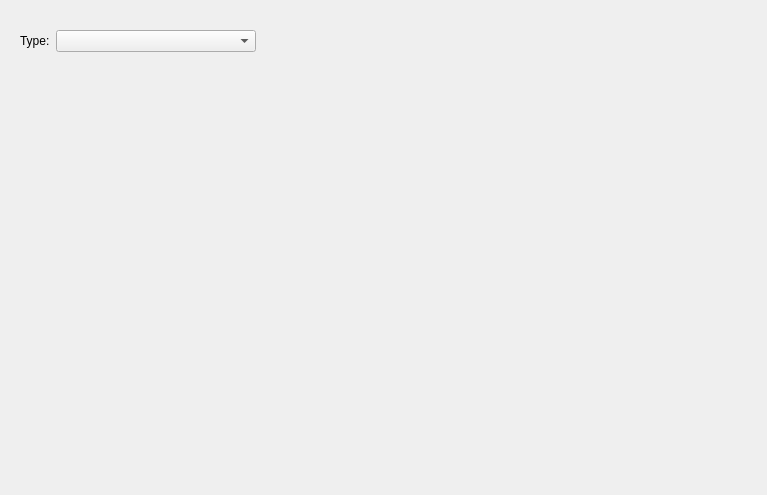
<?xml version="1.0" encoding="UTF-8"?>
<ui version="4.0">
 <class>ParametricPartDialog</class>
 <widget class="QWidget" name="ParametricPartDialog">
  <property name="geometry">
   <rect>
    <x>0</x>
    <y>0</y>
    <width>767</width>
    <height>495</height>
   </rect>
  </property>
  <property name="windowTitle">
   <string>Parametric part</string>
  </property>
  <layout class="QVBoxLayout" name="verticalLayout">
   <item>
    <widget class="QWidget" name="widget" native="true">
     <property name="maximumSize">
      <size>
       <width>16777215</width>
       <height>60</height>
      </size>
     </property>
     <layout class="QHBoxLayout" name="horizontalLayout">
      <item>
       <widget class="QLabel" name="label">
        <property name="text">
         <string>Type:</string>
        </property>
       </widget>
      </item>
      <item>
       <widget class="QComboBox" name="comboBox">
        <property name="minimumSize">
         <size>
          <width>200</width>
          <height>0</height>
         </size>
        </property>
       </widget>
      </item>
      <item>
       <spacer name="horizontalSpacer">
        <property name="orientation">
         <enum>Qt::Horizontal</enum>
        </property>
        <property name="sizeHint" stdset="0">
         <size>
          <width>40</width>
          <height>20</height>
         </size>
        </property>
       </spacer>
      </item>
     </layout>
    </widget>
   </item>
   <item>
    <widget class="QWidget" name="widget_2" native="true"/>
   </item>
  </layout>
 </widget>
 <resources/>
 <connections/>
</ui>
